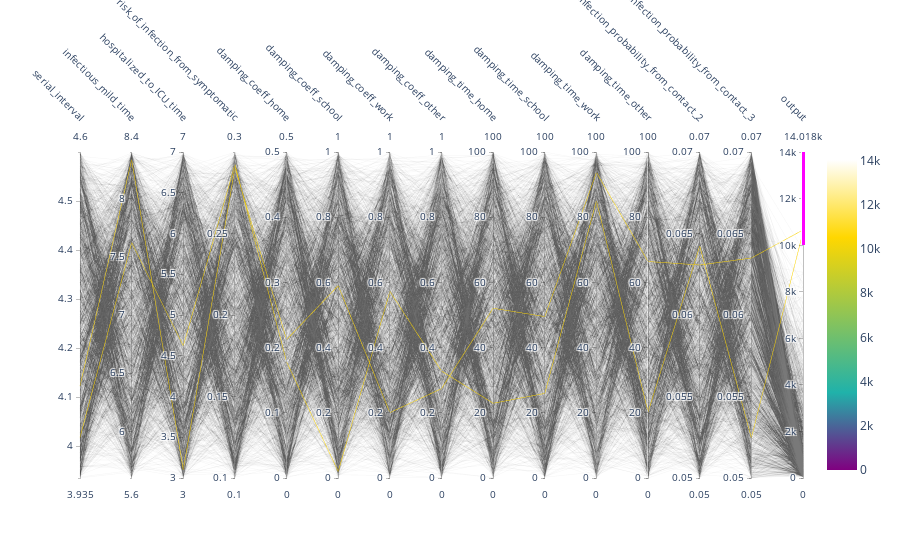

Here is the notebook cell this chart was saved with:
### Code cell
fig = go.Figure(data =
                   go.Parcoords(
                   line = dict(color = df['output_agg'],
                              colorscale = color_categories, #continous: 'Electric', 
                              showscale = True, 
                              cmin = 0,
                              cmax = output_agg.max(),
                              ),
                   dimensions = dims,
                   labelangle = 45,
                   ),
               layout = go.Layout(margin = go.layout.Margin(t = 150))
               )
#fig.update_layout(autosize = False, width = 400, height = 800)
fig.show()

### Figure 1 — Plotly figure (JSON) as saved in the notebook; plotly's stock layout.template omitted (floating-point values rounded to 4 significant figures; data arrays with more than 128 entries replaced by an {"elided": "..."} marker saying what was removed)
{"data": [{"dimensions": [{"label": "serial_interval", "range": [3.935, 4.6], "values": {"elided": "2000 float values"}}, {"label": "infectious_mild_time", "range": [5.6, 8.4], "values": {"elided": "2000 float values"}}, {"label": "hospitalized_to_ICU_time", "range": [3, 7], "values": {"elided": "2000 float values"}}, {"label": "risk_of_infection_from_symptomatic", "range": [0.1, 0.3], "values": {"elided": "2000 float values"}}, {"label": "damping_coeff_home", "range": [0, 0.5], "values": {"elided": "2000 float values"}}, {"label": "damping_coeff_school", "range": [0, 1], "values": {"elided": "2000 float values"}}, {"label": "damping_coeff_work", "range": [0, 1], "values": {"elided": "2000 float values"}}, {"label": "damping_coeff_other", "range": [0, 1], "values": {"elided": "2000 float values"}}, {"label": "damping_time_home", "range": [0, 100], "values": {"elided": "2000 float values"}}, {"label": "damping_time_school", "range": [0, 100], "values": {"elided": "2000 float values"}}, {"label": "damping_time_work", "range": [0, 100], "values": {"elided": "2000 float values"}}, {"label": "damping_time_other", "range": [0, 100], "values": {"elided": "2000 float values"}}, {"label": "infection_probability_from_contact_2", "range": [0.05, 0.07], "values": {"elided": "2000 float values"}}, {"label": "infection_probability_from_contact_3", "range": [0.05, 0.07], "values": {"elided": "2000 float values"}}, {"constraintrange": [10000, 14000], "label": "output", "range": [0, 14020.0], "values": {"elided": "2000 float values"}}], "labelangle": 45, "line": {"cmax": 14020.0, "cmin": 0, "color": {"elided": "2000 float values"}, "colorscale": [[0, "purple"], [0.25, "lightseagreen"], [0.75, "gold"], [1, "white"]], "showscale": true}, "type": "parcoords"}], "layout": {"margin": {"t": 150}}}
